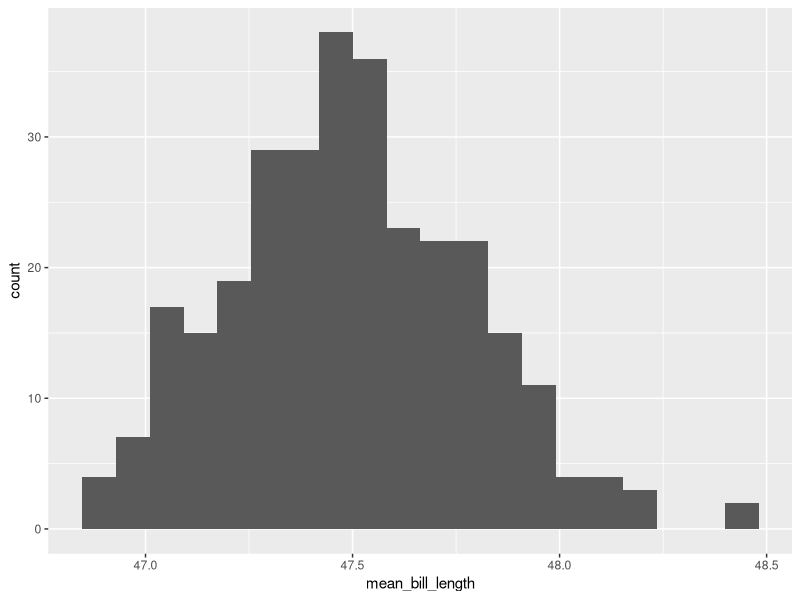
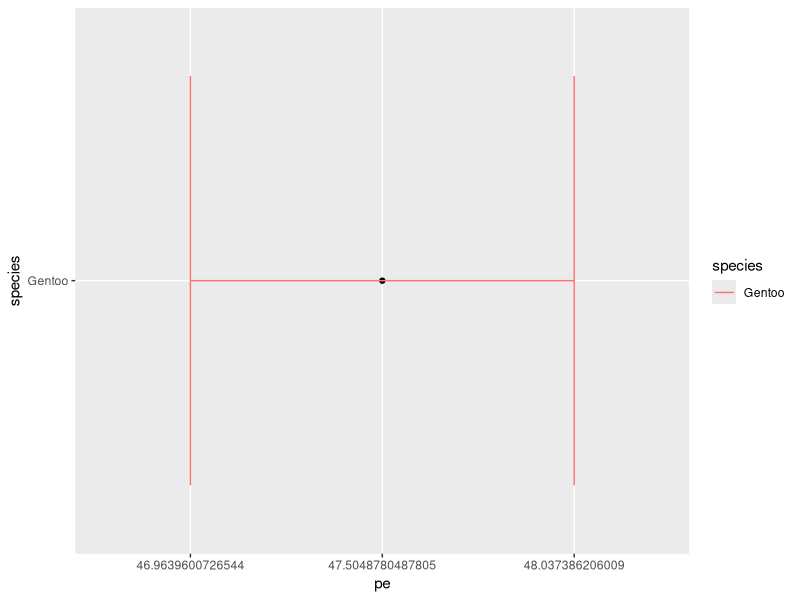

Source code (R) for these figures, in order:
## ---- chunk 1
library(tidyverse)
library(palmerpenguins)
library(boot)
## ---- chunk 2
penguins_df <- penguins
penguins_df
## ---- chunk 3
penguins_df %>%
  group_by(species) %>%
  summarize(mean_bill_length = mean(bill_length_mm, na.rm = TRUE)) %>%
  filter(species == "Gentoo") %>%
  select(mean_bill_length)
## ---- chunk 4
bootstrapped_mean_bill_lengths <- NULL

for(i in 1:300){
  bootstrapped_mean_bill_lengths <- bootstrapped_mean_bill_lengths %>%
    rbind(
      penguins_df %>%
        sample_frac(size = 1, replace = TRUE) %>%
        group_by(species) %>%
        summarize(mean_bill_length = mean(bill_length_mm, na.rm = TRUE)) %>%
        filter(species == "Gentoo") %>%
        select(mean_bill_length)
    )
}

bootstrapped_mean_bill_lengths
## ---- chunk 5
bootstrapped_mean_bill_lengths %>%
  ggplot() +
    geom_histogram(aes(x = mean_bill_length), bins = 20)
## ---- chunk 6
bootstrapped_mean_bill_lengths %>%
  summarize(se_mean_bill_lengths = sd(mean_bill_length))
## ---- chunk 7
calc_gentoo_mean_bill_length <- function(resample, i){
  resample_stat <- resample[i, ] %>%
    group_by(species) %>%
    summarize(mean_bill_length = mean(bill_length_mm, na.rm = TRUE)) %>%
    filter(species == "Gentoo") %>%
    pull(mean_bill_length)
  
  return(resample_stat)
}
## ---- chunk 8
boot(
  data = penguins_df,
  statistic = calc_gentoo_mean_bill_length,
  R = 300
)


## ---- chunk 9
penguins_df %>%
  group_by(species) %>%
  summarize(mean_bill_length = mean(bill_length_mm, na.rm = TRUE)) %>%
  filter(species == "Gentoo") %>%
  select(mean_bill_length)

## ---- chunk 10
penguins_df %>%
  group_by(species) %>%
  summarize(mean_bill_length = mean(bill_length_mm, na.rm = TRUE)) %>%
  filter(species == "Gentoo") %>%
  pull(mean_bill_length)
## ---- chunk 11
penguins_df %>%
  group_by(species) %>%
  summarize(mean_bill_length = mean(bill_length_mm, na.rm = TRUE)) %>%
  filter(species == "Gentoo") %>%
  pull(mean_bill_length)
## ---- chunk 12
CI_lower <- 47.50488-1.96*0.2851716
CI_upper <- 47.50488+1.96*0.2851716
## ---- chunk 13
boot_results <- boot(
  data = penguins_df,
  statistic = calc_gentoo_mean_bill_length,
  R = 2000
)

## ---- chunk 14
CI <- boot.ci(boot_results, conf = 0.95, type = "bca")

lower <- CI$bca[4]
upper <- CI$bca[5]
## ---- chunk 15
pe <- penguins_df %>%
  group_by(species) %>%
  summarize(mean_bill_length = mean(bill_length_mm, na.rm = TRUE)) %>%
  filter(species == "Gentoo") %>%
  pull(mean_bill_length)

pe
## ---- chunk 16
species = "Gentoo"

values_to_plot <- cbind(species, lower, pe, upper) %>% as_tibble()
values_to_plot %>%
  ggplot() +
    geom_point(aes(x = pe, y = species)) +
    geom_errorbarh(aes(xmin = lower, xmax = upper, y = species, color = species))
